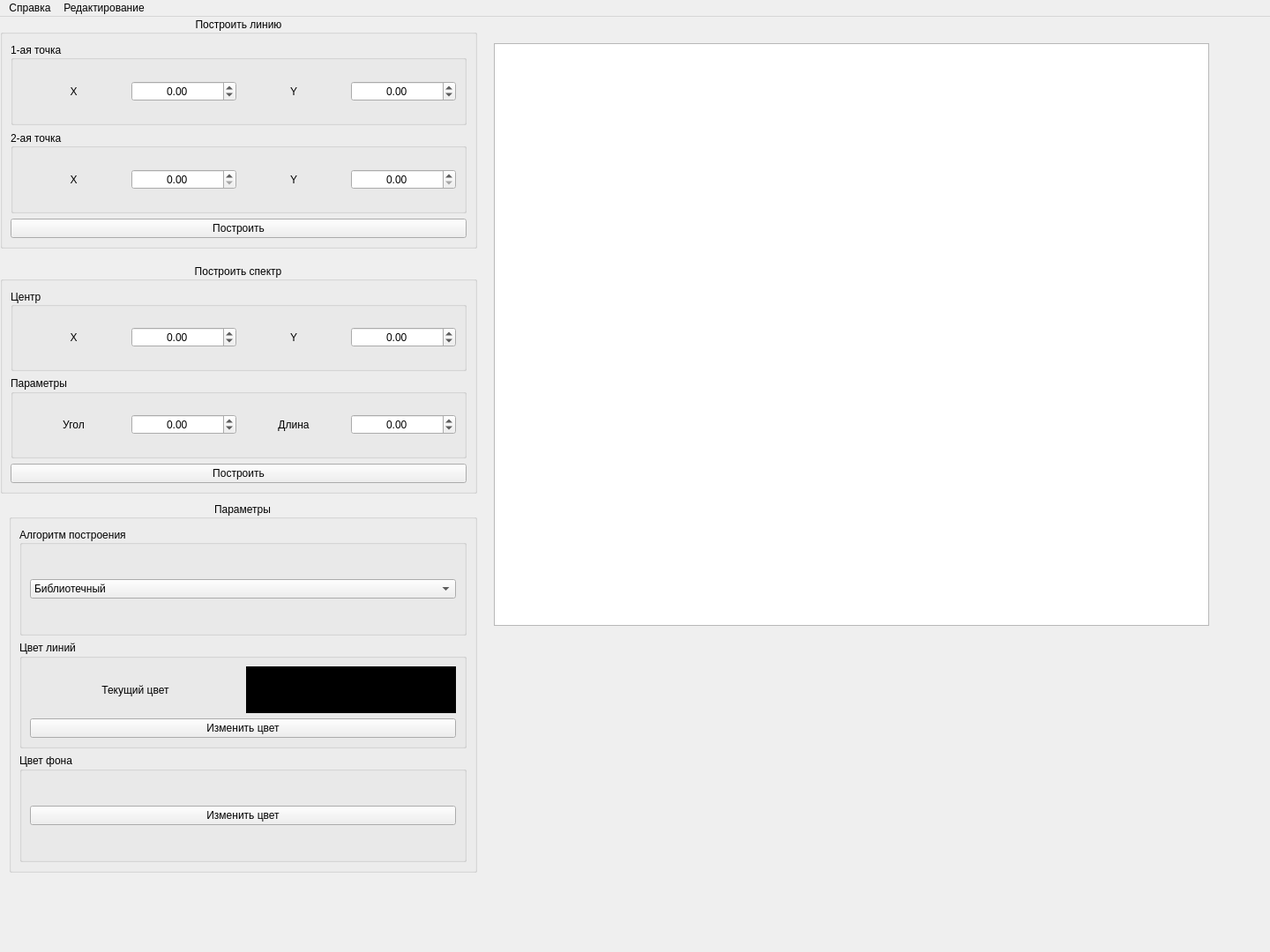
<?xml version="1.0" encoding="UTF-8"?>
<ui version="4.0">
 <class>MainWindow</class>
 <widget class="QMainWindow" name="MainWindow">
  <property name="geometry">
   <rect>
    <x>0</x>
    <y>0</y>
    <width>1440</width>
    <height>1080</height>
   </rect>
  </property>
  <property name="windowTitle">
   <string>MainWindow</string>
  </property>
  <property name="windowOpacity">
   <double>1.000000000000000</double>
  </property>
  <widget class="QWidget" name="centralwidget">
   <widget class="QGraphicsView" name="graphicsView">
    <property name="geometry">
     <rect>
      <x>560</x>
      <y>30</y>
      <width>811</width>
      <height>661</height>
     </rect>
    </property>
    <property name="dragMode">
     <enum>QGraphicsView::RubberBandDrag</enum>
    </property>
    <property name="transformationAnchor">
     <enum>QGraphicsView::AnchorUnderMouse</enum>
    </property>
   </widget>
   <widget class="QGroupBox" name="groupBox_4">
    <property name="geometry">
     <rect>
      <x>0</x>
      <y>0</y>
      <width>541</width>
      <height>263</height>
     </rect>
    </property>
    <property name="title">
     <string>Построить линию</string>
    </property>
    <property name="alignment">
     <set>Qt::AlignCenter</set>
    </property>
    <layout class="QVBoxLayout" name="verticalLayout_2">
     <item>
      <widget class="QGroupBox" name="groupBox">
       <property name="title">
        <string>1-ая точка</string>
       </property>
       <property name="alignment">
        <set>Qt::AlignLeading|Qt::AlignLeft|Qt::AlignVCenter</set>
       </property>
       <layout class="QHBoxLayout" name="horizontalLayout_5">
        <item>
         <layout class="QHBoxLayout" name="horizontalLayout">
          <item>
           <widget class="QLabel" name="label_3">
            <property name="text">
             <string>Х</string>
            </property>
            <property name="alignment">
             <set>Qt::AlignCenter</set>
            </property>
           </widget>
          </item>
          <item>
           <widget class="QDoubleSpinBox" name="firstXDoubleSpinBox">
            <property name="alignment">
             <set>Qt::AlignCenter</set>
            </property>
            <property name="minimum">
             <double>-100000000.000000000000000</double>
            </property>
            <property name="maximum">
             <double>1000000000.000000000000000</double>
            </property>
           </widget>
          </item>
          <item>
           <widget class="QLabel" name="label_4">
            <property name="text">
             <string>Y</string>
            </property>
            <property name="alignment">
             <set>Qt::AlignCenter</set>
            </property>
           </widget>
          </item>
          <item>
           <widget class="QDoubleSpinBox" name="firstYDoubleSpinBox">
            <property name="alignment">
             <set>Qt::AlignCenter</set>
            </property>
            <property name="minimum">
             <double>-1000000000.000000000000000</double>
            </property>
            <property name="maximum">
             <double>1000000000.000000000000000</double>
            </property>
            <property name="stepType">
             <enum>QAbstractSpinBox::DefaultStepType</enum>
            </property>
           </widget>
          </item>
         </layout>
        </item>
       </layout>
      </widget>
     </item>
     <item>
      <widget class="QGroupBox" name="groupBox_3">
       <property name="title">
        <string>2-ая точка</string>
       </property>
       <property name="alignment">
        <set>Qt::AlignLeading|Qt::AlignLeft|Qt::AlignVCenter</set>
       </property>
       <layout class="QHBoxLayout" name="horizontalLayout_6">
        <item>
         <layout class="QHBoxLayout" name="horizontalLayout_2">
          <item>
           <widget class="QLabel" name="label_5">
            <property name="text">
             <string>Х</string>
            </property>
            <property name="alignment">
             <set>Qt::AlignCenter</set>
            </property>
           </widget>
          </item>
          <item>
           <widget class="QDoubleSpinBox" name="secondXDoubleSpinBox">
            <property name="alignment">
             <set>Qt::AlignCenter</set>
            </property>
            <property name="maximum">
             <double>1000000000.000000000000000</double>
            </property>
           </widget>
          </item>
          <item>
           <widget class="QLabel" name="label_6">
            <property name="text">
             <string>Y</string>
            </property>
            <property name="alignment">
             <set>Qt::AlignCenter</set>
            </property>
           </widget>
          </item>
          <item>
           <widget class="QDoubleSpinBox" name="secondYDoubleSpinBox">
            <property name="alignment">
             <set>Qt::AlignCenter</set>
            </property>
            <property name="maximum">
             <double>1000000000.000000000000000</double>
            </property>
           </widget>
          </item>
         </layout>
        </item>
       </layout>
      </widget>
     </item>
     <item>
      <widget class="QPushButton" name="drawLinePushButton">
       <property name="text">
        <string>Построить</string>
       </property>
      </widget>
     </item>
    </layout>
   </widget>
   <widget class="QGroupBox" name="groupBox_5">
    <property name="geometry">
     <rect>
      <x>0</x>
      <y>280</y>
      <width>541</width>
      <height>261</height>
     </rect>
    </property>
    <property name="title">
     <string>Построить спектр</string>
    </property>
    <property name="alignment">
     <set>Qt::AlignCenter</set>
    </property>
    <layout class="QVBoxLayout" name="verticalLayout_3">
     <item>
      <widget class="QGroupBox" name="groupBox_6">
       <property name="title">
        <string>Центр</string>
       </property>
       <property name="alignment">
        <set>Qt::AlignLeading|Qt::AlignLeft|Qt::AlignVCenter</set>
       </property>
       <layout class="QHBoxLayout" name="horizontalLayout_7">
        <item>
         <layout class="QHBoxLayout" name="horizontalLayout_3">
          <item>
           <widget class="QLabel" name="label_7">
            <property name="text">
             <string>Х</string>
            </property>
            <property name="alignment">
             <set>Qt::AlignCenter</set>
            </property>
           </widget>
          </item>
          <item>
           <widget class="QDoubleSpinBox" name="spectreCenterXDoubleSpinBox">
            <property name="alignment">
             <set>Qt::AlignCenter</set>
            </property>
            <property name="minimum">
             <double>-100000000.000000000000000</double>
            </property>
            <property name="maximum">
             <double>1000000000.000000000000000</double>
            </property>
           </widget>
          </item>
          <item>
           <widget class="QLabel" name="label_8">
            <property name="text">
             <string>Y</string>
            </property>
            <property name="alignment">
             <set>Qt::AlignCenter</set>
            </property>
           </widget>
          </item>
          <item>
           <widget class="QDoubleSpinBox" name="spectreCenterYDoubleSpinBox">
            <property name="alignment">
             <set>Qt::AlignCenter</set>
            </property>
            <property name="minimum">
             <double>-1000000000.000000000000000</double>
            </property>
            <property name="maximum">
             <double>1000000000.000000000000000</double>
            </property>
            <property name="stepType">
             <enum>QAbstractSpinBox::DefaultStepType</enum>
            </property>
           </widget>
          </item>
         </layout>
        </item>
       </layout>
      </widget>
     </item>
     <item>
      <widget class="QGroupBox" name="groupBox_7">
       <property name="title">
        <string>Параметры</string>
       </property>
       <layout class="QHBoxLayout" name="horizontalLayout_4">
        <item>
         <widget class="QLabel" name="label">
          <property name="text">
           <string>Угол</string>
          </property>
          <property name="alignment">
           <set>Qt::AlignCenter</set>
          </property>
         </widget>
        </item>
        <item>
         <widget class="QDoubleSpinBox" name="spectreAngleDoubleSpinBox">
          <property name="alignment">
           <set>Qt::AlignCenter</set>
          </property>
          <property name="minimum">
           <double>-100000000.000000000000000</double>
          </property>
          <property name="maximum">
           <double>1000000000.000000000000000</double>
          </property>
         </widget>
        </item>
        <item>
         <widget class="QLabel" name="label_9">
          <property name="text">
           <string>Длина</string>
          </property>
          <property name="alignment">
           <set>Qt::AlignCenter</set>
          </property>
         </widget>
        </item>
        <item>
         <widget class="QDoubleSpinBox" name="spectreLenDoubleSpinBox">
          <property name="alignment">
           <set>Qt::AlignCenter</set>
          </property>
          <property name="minimum">
           <double>-100000000.000000000000000</double>
          </property>
          <property name="maximum">
           <double>1000000000.000000000000000</double>
          </property>
         </widget>
        </item>
       </layout>
      </widget>
     </item>
     <item>
      <widget class="QPushButton" name="drawSpectrePushButton">
       <property name="text">
        <string>Построить</string>
       </property>
      </widget>
     </item>
    </layout>
   </widget>
   <widget class="QGroupBox" name="groupBox_8">
    <property name="geometry">
     <rect>
      <x>10</x>
      <y>550</y>
      <width>531</width>
      <height>421</height>
     </rect>
    </property>
    <property name="title">
     <string>Параметры</string>
    </property>
    <property name="alignment">
     <set>Qt::AlignCenter</set>
    </property>
    <layout class="QVBoxLayout" name="verticalLayout">
     <item>
      <widget class="QGroupBox" name="groupBox_2">
       <property name="title">
        <string>Алгоритм построения</string>
       </property>
       <property name="alignment">
        <set>Qt::AlignLeading|Qt::AlignLeft|Qt::AlignVCenter</set>
       </property>
       <layout class="QVBoxLayout" name="verticalLayout_5">
        <item>
         <widget class="QComboBox" name="drawAlgoComboBox">
          <property name="styleSheet">
           <string notr="true">subcontrol-position: right;</string>
          </property>
          <item>
           <property name="text">
            <string>Библиотечный</string>
           </property>
          </item>
          <item>
           <property name="text">
            <string>ЦДА</string>
           </property>
          </item>
          <item>
           <property name="text">
            <string>Брезенхэм (целые)</string>
           </property>
          </item>
          <item>
           <property name="text">
            <string>Брезенхэм (вещественные)</string>
           </property>
          </item>
          <item>
           <property name="text">
            <string>Ву</string>
           </property>
          </item>
         </widget>
        </item>
       </layout>
      </widget>
     </item>
     <item>
      <widget class="QGroupBox" name="groupBox_9">
       <property name="title">
        <string>Цвет линий</string>
       </property>
       <layout class="QVBoxLayout" name="verticalLayout_4">
        <item>
         <layout class="QHBoxLayout" name="horizontalLayout_8">
          <item>
           <widget class="QLabel" name="label_2">
            <property name="text">
             <string>Текущий цвет</string>
            </property>
            <property name="alignment">
             <set>Qt::AlignCenter</set>
            </property>
           </widget>
          </item>
          <item>
           <widget class="QFrame" name="colorFrame">
            <property name="styleSheet">
             <string notr="true">background: black;</string>
            </property>
            <property name="frameShape">
             <enum>QFrame::StyledPanel</enum>
            </property>
            <property name="frameShadow">
             <enum>QFrame::Raised</enum>
            </property>
           </widget>
          </item>
         </layout>
        </item>
        <item>
         <widget class="QPushButton" name="pickColorPushButton">
          <property name="text">
           <string>Изменить цвет</string>
          </property>
         </widget>
        </item>
       </layout>
      </widget>
     </item>
     <item>
      <widget class="QGroupBox" name="groupBox_10">
       <property name="title">
        <string>Цвет фона</string>
       </property>
       <layout class="QHBoxLayout" name="horizontalLayout_9">
        <item>
         <widget class="QPushButton" name="pickBackgroundColorPushButton">
          <property name="text">
           <string>Изменить цвет</string>
          </property>
         </widget>
        </item>
       </layout>
      </widget>
     </item>
    </layout>
   </widget>
  </widget>
  <widget class="QMenuBar" name="menubar">
   <property name="geometry">
    <rect>
     <x>0</x>
     <y>0</y>
     <width>1440</width>
     <height>31</height>
    </rect>
   </property>
   <widget class="QMenu" name="infoMenu">
    <property name="title">
     <string>Справка</string>
    </property>
   </widget>
   <widget class="QMenu" name="editMenu">
    <property name="title">
     <string>Редактирование</string>
    </property>
    <addaction name="undoAction"/>
   </widget>
   <addaction name="infoMenu"/>
   <addaction name="editMenu"/>
  </widget>
  <action name="undoAction">
   <property name="text">
    <string>Отмена</string>
   </property>
   <property name="shortcut">
    <string>Ctrl+Z</string>
   </property>
  </action>
 </widget>
 <resources/>
 <connections/>
</ui>
